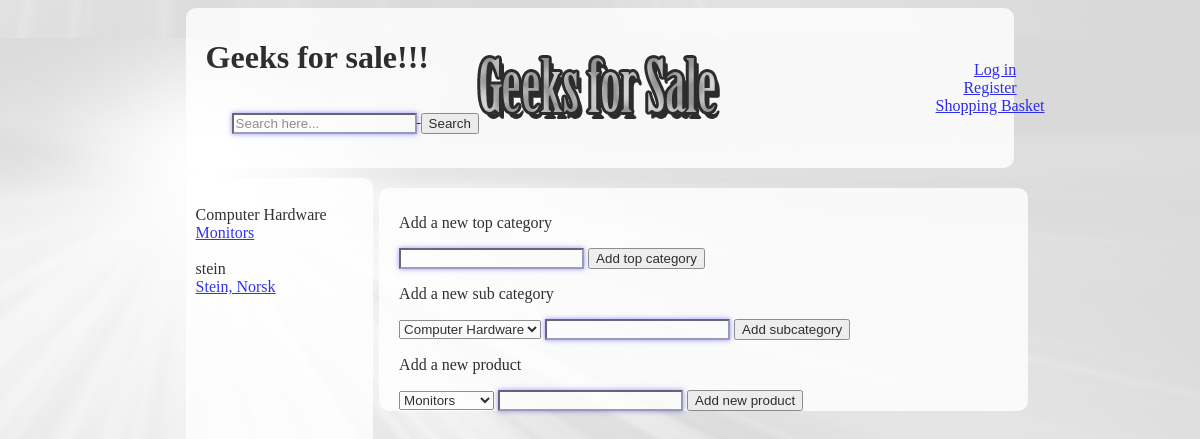
The app's page /admin.php, older data.
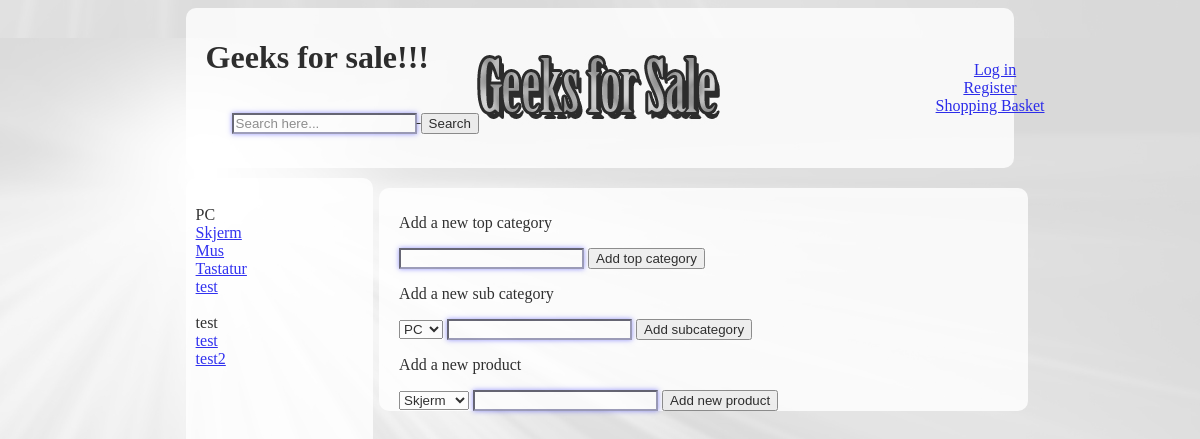
The same page, newer data.
### tables this page shows
CREATE TABLE IF NOT EXISTS `productcategory` (
  `id` int(10) unsigned NOT NULL AUTO_INCREMENT,
  `categoryName` text NOT NULL,
  PRIMARY KEY (`id`)
);

CREATE TABLE IF NOT EXISTS `subcategory` (
  `id` int(10) unsigned NOT NULL AUTO_INCREMENT,
  `name` text NOT NULL,
  `categoryid` int(11) NOT NULL,
  PRIMARY KEY (`id`),
  KEY `categoryid` (`categoryid`)
);

### admin.php (the view, shortened to what this page needs)
<?php
require_once 'db.php';
?>
<!DOCTYPE HTML PUBLIC "-//W3C//DTD HTML 4.01//EN"
 "http://www.w3.org/TR/html4/strict.dtd">
<HTML>
 <HEAD>
  <link rel="stylesheet" type="text/css" href="StyleIndex.css"/>
</HEAD>
<BODY>
 <div id="header">
  <?php include("topmenu.php"); ?>
  <h1>
   <?php
   echo "Geeks for sale!!!";
   ?>
 </h1>
 <s>
   <form class="form-wrapper cf">
     <input type="text" placeholder="Search here..." required>
     <button type="submit">Search</button>
   </form>
 </s>
</div>
<div id="menu">
 <?php
 require_once 'menu.php';
 ?>
</div>
<div id="content">
 <p> Add a new top category
  <form action="admin.php" method="post">
    <input type="text" name="categoryName" required />
    <input type="submit" name="submit" value="Add top category">
  </form>
  <p> Add a new sub category
    <form action="admin.php" method="post">
      <select name="category">
        <?php
        $sql = 'select categoryName from productcategory';
        $sth = $db->prepare($sql);
        $sth->execute();
        $sth->setFetchMode(PDO::FETCH_ASSOC);
        while($row = $sth->fetch()){
          echo "<option value=\"".$row['categoryName']."\">".$row['categoryName']."</option>";
        }
        ?>
      </select>
      <input type="text" name="subcategoryName" required />
      <input type="submit" name="submit" value="Add subcategory">
    </form>
    <p> Add a new product
      <form action="admin.php" method="post">
        <select name="subcatory">
          <?php
          $sql = 'select name from subcategory';
          $sth = $db->prepare($sql);
          $sth->execute();
          $sth->setFetchMode(PDO::FETCH_ASSOC);
          while($row = $sth->fetch()){
            echo "<option value=\"".$row['name']."\">".$row['name']."</option>";
          }
          ?>
        </select>
        <input type="text" name="productName" required />
        <input type="submit" name="submit" value="Add new product">
      </form>
    </div>
  </BODY>
</HTML>

### menu.php
<?php
require "db.php";
$sql = "Select * from productcategory";
$sth = $db->prepare($sql);
$sth->execute();
$sth->setFetchMode(PDO::FETCH_ASSOC);
while($row = $sth->fetch()){
	echo "<br>".$row['categoryName']."<br>";
	$sql = "Select * from subcategory where categoryid = ".$row['id'];
	$sth2 = $db->prepare($sql);
	$sth2->execute();
	$sth2->setFetchMode(PDO::FETCH_ASSOC);
	while($rows = $sth2->fetch()){
		echo "<a href=\"productcategory.php?id=".$rows['id']."\">".$rows['name']."</a><br>";
	}
}
?>

Row changes from the older to the newer data that the page shows:
changed productcategory (number 1 of 2 on the later page): categoryName "Computer Hardware" → "PC"; gains subcategory (name "Mus")
changed subcategory: name "Monitors" → "Skjerm"
added subcategory: name "Tastatur", shown under productcategory (number 1 of 2 on the later page)
added subcategory: name "test", shown under productcategory (number 1 of 2 on the later page)
changed productcategory: categoryName "stein" → "test"; loses subcategory (name "Stein, Norsk")
added subcategory: name "test", shown under productcategory "test"
added subcategory: name "test2", shown under productcategory "test"
Text that changed along with them:
form field category: "Computer Hardware" → "PC"
form field subcatory: "Monitors" → "Skjerm"
